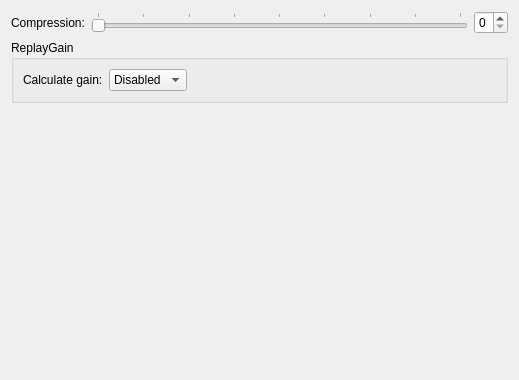
<?xml version="1.0" encoding="UTF-8"?>
<ui version="4.0">
 <class>flacConfigPage</class>
 <widget class="QWidget" name="flacConfigPage">
  <property name="geometry">
   <rect>
    <x>0</x>
    <y>0</y>
    <width>519</width>
    <height>380</height>
   </rect>
  </property>
  <property name="windowTitle">
   <string>Flac encoding configuration</string>
  </property>
  <layout class="QVBoxLayout" name="verticalLayout">
   <item>
    <layout class="QGridLayout" name="formLayout">
     <item row="0" column="0">
      <widget class="QLabel" name="flacCompressionLabel">
       <property name="text">
        <string>Compression:</string>
       </property>
       <property name="buddy">
        <cstring>flacCompressionSlider</cstring>
       </property>
      </widget>
     </item>
     <item row="0" column="1">
      <layout class="QHBoxLayout" name="horizontalLayout_2">
       <item>
        <widget class="QSlider" name="flacCompressionSlider">
         <property name="maximum">
          <number>8</number>
         </property>
         <property name="pageStep">
          <number>1</number>
         </property>
         <property name="value">
          <number>0</number>
         </property>
         <property name="orientation">
          <enum>Qt::Horizontal</enum>
         </property>
         <property name="tickPosition">
          <enum>QSlider::TicksAbove</enum>
         </property>
        </widget>
       </item>
       <item>
        <widget class="QSpinBox" name="flacCompressionSpin">
         <property name="maximum">
          <number>8</number>
         </property>
        </widget>
       </item>
      </layout>
     </item>
    </layout>
   </item>
   <item>
    <widget class="QGroupBox" name="flacGainGroup">
     <property name="title">
      <string>ReplayGain</string>
     </property>
     <layout class="QVBoxLayout" name="verticalLayout_8">
      <item>
       <layout class="QGridLayout" name="formLayout_7">
        <item row="0" column="0">
         <widget class="QLabel" name="flacGainLabel">
          <property name="text">
           <string>Calculate gain:</string>
          </property>
          <property name="buddy">
           <cstring>flacGainCbx</cstring>
          </property>
         </widget>
        </item>
        <item row="0" column="1">
         <widget class="QComboBox" name="flacGainCbx">
          <item>
           <property name="text">
            <string>Disabled</string>
           </property>
          </item>
         </widget>
        </item>
        <item row="0" column="2">
         <spacer name="horizontalSpacer_3">
          <property name="orientation">
           <enum>Qt::Horizontal</enum>
          </property>
          <property name="sizeHint" stdset="0">
           <size>
            <width>40</width>
            <height>20</height>
           </size>
          </property>
         </spacer>
        </item>
       </layout>
      </item>
     </layout>
    </widget>
   </item>
   <item>
    <spacer name="verticalSpacer_3">
     <property name="orientation">
      <enum>Qt::Vertical</enum>
     </property>
     <property name="sizeHint" stdset="0">
      <size>
       <width>20</width>
       <height>231</height>
      </size>
     </property>
    </spacer>
   </item>
  </layout>
 </widget>
 <resources/>
 <connections>
  <connection>
   <sender>flacCompressionSlider</sender>
   <signal>valueChanged(int)</signal>
   <receiver>flacCompressionSpin</receiver>
   <slot>setValue(int)</slot>
   <hints>
    <hint type="sourcelabel">
     <x>402</x>
     <y>55</y>
    </hint>
    <hint type="destinationlabel">
     <x>477</x>
     <y>58</y>
    </hint>
   </hints>
  </connection>
  <connection>
   <sender>flacCompressionSpin</sender>
   <signal>valueChanged(int)</signal>
   <receiver>flacCompressionSlider</receiver>
   <slot>setValue(int)</slot>
   <hints>
    <hint type="sourcelabel">
     <x>481</x>
     <y>46</y>
    </hint>
    <hint type="destinationlabel">
     <x>435</x>
     <y>46</y>
    </hint>
   </hints>
  </connection>
 </connections>
</ui>
